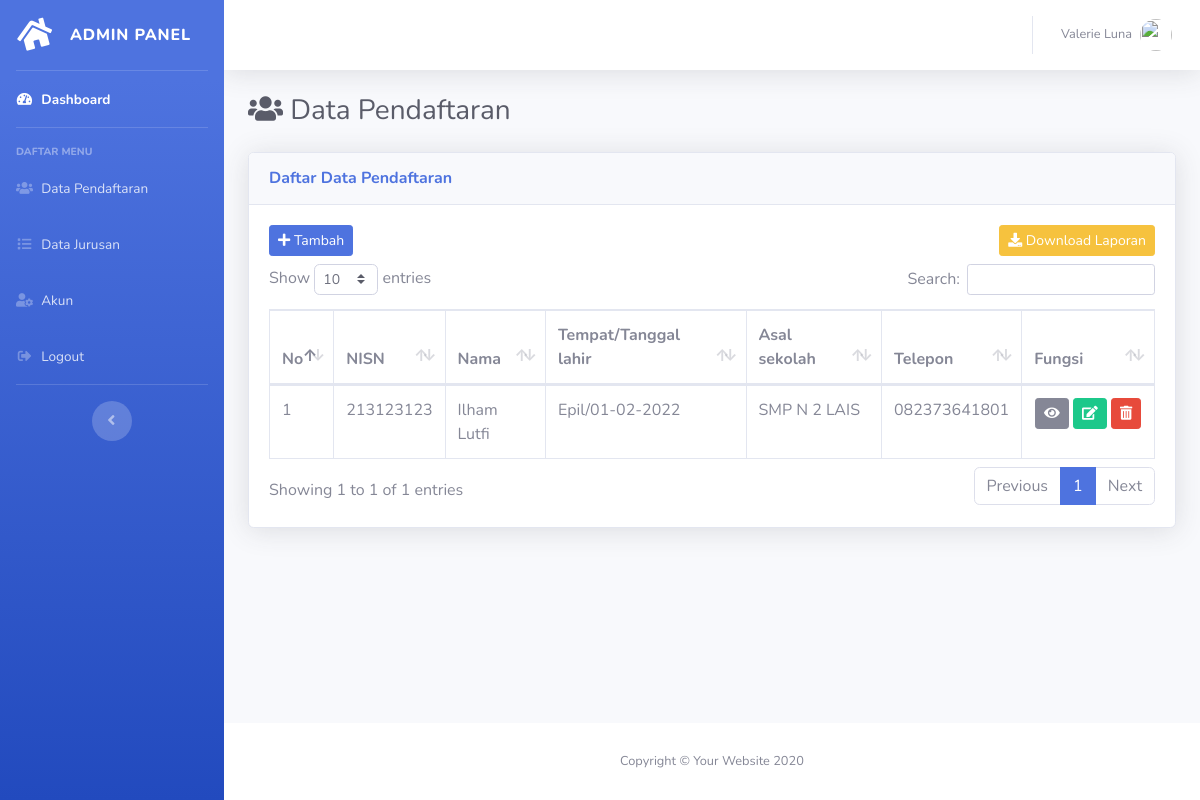
Page /admin/data-pendaftaran.php on the earlier database version.
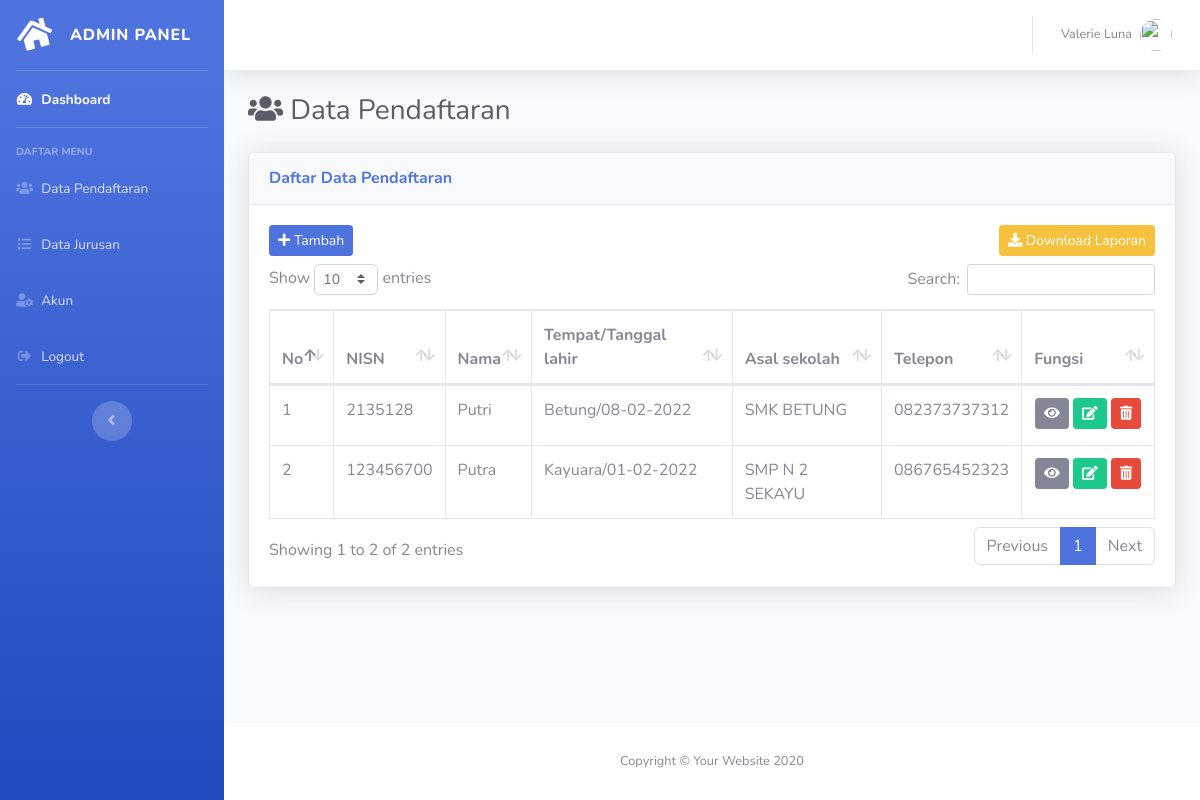
Same page on the later database version.
### tables this page shows
CREATE TABLE `tbl_pendaftaran` (
  `id_pendaftaran` int(11) NOT NULL,
  `jurusan_id` varchar(100) NOT NULL,
  `nisn` varchar(20) NOT NULL,
  `nama` varchar(100) NOT NULL,
  `alamat` text NOT NULL,
  `tempat` text NOT NULL,
  `tanggal_lahir` date NOT NULL,
  `asal_sekolah` varchar(100) NOT NULL,
  `nama_ortu` varchar(100) NOT NULL,
  `pekerjaan_ortu` varchar(150) NOT NULL,
  `no_telepon` varchar(20) NOT NULL,
  `file` varchar(150) NOT NULL,
  `tanggal_daftar` timestamp NOT NULL DEFAULT current_timestamp() ON UPDATE current_timestamp()
);

### admin/config/controller.php (called while the page is built, shortened)
<?php
function query($query)
{
    global $db;
    $result = mysqli_query($db, $query);
    $rows = [];
    while ($row = mysqli_fetch_assoc($result)) {
        $rows[] = $row;
    }
    return $rows;
}

### admin/data-pendaftaran.php (the view, shortened to what this page needs)
<?php
include 'layout/header.php';
$data_pendaftaran = query('SELECT * FROM tbl_pendaftaran ORDER BY id_pendaftaran DESC');
?>
<div class="container-fluid">
    <div class="d-sm-flex align-items-center justify-content-between mb-4">
        <h1 class="h3 mb-0 text-gray-800"><i class="fas fa-users"></i> Data Pendaftaran</h1>
    </div>
    <div class="card shadow mb-4">
        <div class="card-header py-3">
            <h6 class="m-0 font-weight-bold text-primary">Daftar Data Pendaftaran</h6>
        </div>
        <div class="card-body">
            <a href="tambah-pendaftaran.php" class="btn btn-primary btn-sm mb-2"><i class="fas fa-plus"></i> Tambah</a>
            <a href="download-laporan.php" class="btn btn-warning btn-sm mb-2 float-right"><i class="fas fa-download"></i> Download Laporan</a>
            <div class="table-responsive">
                <table class="table table-bordered" id="dataTable" width="100%" cellspacing="0">
                    <thead>
                        <tr>
                            <th width="1%">No</th>
                            <th>NISN</th>
                            <th>Nama</th>
                            <th>Tempat/Tanggal lahir</th>
                            <th>Asal sekolah</th>
                            <th>Telepon</th>
                            <th>Fungsi</th>
                        </tr>
                    </thead>
                    <tbody>
                        <?php $no = 1; ?>
                        <?php foreach ($data_pendaftaran as $pendaftaran) : ?>
                            <tr>
                                <td><?= $no++; ?></td>
                                <td><?= $pendaftaran['nisn']; ?></td>
                                <td><?= $pendaftaran['nama']; ?></td>
                                <td>
                                    <?= $pendaftaran['tempat']; ?>/<?= date('d-m-Y', strtotime($pendaftaran['tanggal_lahir'])); ?>
                                </td>
                                <td><?= $pendaftaran['asal_sekolah']; ?></td>
                                <td><?= $pendaftaran['no_telepon']; ?></td>
                                <td width="15%" class="text-center">
                                    <a href="detail-pendaftaran.php?id_pendaftaran=<?= $pendaftaran['id_pendaftaran']; ?>" class="btn btn-secondary btn-sm mb-1" title="Detail"><i class="fas fa-eye"></i></a>
                                    <a href="ubah-pendaftaran.php?id_pendaftaran=<?= $pendaftaran['id_pendaftaran']; ?>" class="btn btn-success btn-sm mb-1" title="Ubah"><i class="fas fa-edit"></i></a>
                                    <button type="button" class="btn btn-danger btn-sm mb-1" title="Hapus" data-toggle="modal" data-target="#modalHapus<?= $pendaftaran['id_pendaftaran']; ?>"><i class="fas fa-trash-alt"></i></button>
                                </td>
                            </tr>
                        <?php endforeach; ?>
                    </tbody>
                </table>
            </div>
        </div>
    </div>
</div>
<?php include 'layout/footer.php'; ?>

Differences in the rows shown:
removed tbl_pendaftaran: nisn "213123123", nama "Ilham Lutfi", tempat "Epil", tanggal_lahir "01-02-2022", asal_sekolah "SMP N 2 LAIS", no_telepon "082373641801"
added tbl_pendaftaran: nisn "2135128", nama "Putri", tempat "Betung", tanggal_lahir "08-02-2022", asal_sekolah "SMK BETUNG", no_telepon "082373737312"
added tbl_pendaftaran: nisn "123456700", nama "Putra", tempat "Kayuara", tanggal_lahir "01-02-2022", asal_sekolah "SMP N 2 SEKAYU", no_telepon "086765452323"
Other differences:
text written by a page script: "Show entries Search: Showing 1 to 1 of 1 entries Previous 1 Next" → "Show entries Search: Showing 1 to 2 of 2 entries Previous 1 Next"
